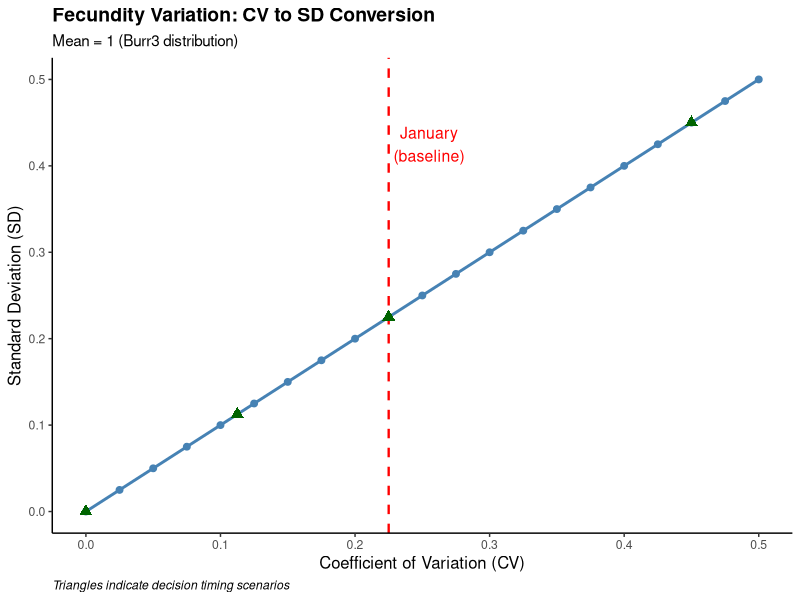

Reproduce this figure in R.
################################################################################
# Fecundity Variation Analysis
# Coefficient of Variation (CV) to Standard Deviation (SD) Conversion
################################################################################
# Purpose: Explore how changes in CV affect fecundity variation for wild turkey
#          population models across different decision timing scenarios
# Author: Veronica A. Winter
# Date: Janaury 2026
################################################################################

library(ggplot2)

# Parameters ------------------------------------------------------------------
mean_fecundity <- 1  # Burr3 distribution has mean = 1
cvw_january <- 1.116 / 4.96  # Current January CV value

# Calculate derived values
sd_january <- cvw_january * mean_fecundity  # SD = CV * mean
se_january <- sd_january / sqrt(1)  # SE = SD / sqrt(n), n=1

# Display current parameters --------------------------------------------------
cat("Current January Parameters\n")
cat("==========================\n")
cat(sprintf("  Mean fecundity: %.4f\n", mean_fecundity))
cat(sprintf("  CV:             %.4f\n", cvw_january))
cat(sprintf("  SD:             %.4f\n", sd_january))
cat(sprintf("  SE:             %.4f\n\n", se_january))

# Explore range of CV values -------------------------------------------------
cv_values <- seq(0, 0.5, by = 0.025)

cv_results <- data.frame(
  cv = cv_values,
  sd = cv_values * mean_fecundity,
  se = (cv_values * mean_fecundity) / sqrt(1)
)

cat("\nCV to SD Conversion Table\n")
cat("=========================\n")
print(cv_results, row.names = FALSE)

# Scenario comparison ---------------------------------------------------------
comparison <- data.frame(
  scenario = c("September (known)", 
               "April (low var)",
               "April (high var)", 
               "January (baseline)",
               "Doubled variation"),
  cv = c(0, 
         cvw_january * 0.5, 
         cvw_january * 2.0,
         cvw_january, 
         cvw_january * 2),
  multiplier = c(0, 0.5, 2.0, 1.0, 2.0)
)

comparison$sd <- comparison$cv * mean_fecundity
comparison$se <- comparison$sd / sqrt(1)

cat("\n\nScenario Comparison\n")
cat("===================\n")
print(comparison, row.names = FALSE)

# Visualization ---------------------------------------------------------------
p <- ggplot(cv_results, aes(x = cv, y = sd)) +
  geom_line(linewidth = 1, color = "steelblue") +
  geom_point(size = 2, color = "steelblue") +
  geom_vline(xintercept = cvw_january, 
             linetype = "dashed", 
             color = "red", 
             linewidth = 0.8) +
  annotate("text", 
           x = cvw_january + 0.03, 
           y = max(cv_results$sd) * 0.85, 
           label = "January\n(baseline)", 
           color = "red",
           size = 4) +
  # Add scenario markers
  geom_point(data = comparison, 
             aes(x = cv, y = sd), 
             color = "darkgreen", 
             size = 3, 
             shape = 17) +
  labs(x = "Coefficient of Variation (CV)",
       y = "Standard Deviation (SD)",
       title = "Fecundity Variation: CV to SD Conversion",
       subtitle = "Mean = 1 (Burr3 distribution)",
       caption = "Triangles indicate decision timing scenarios") +
  theme_classic() +
  theme(plot.title = element_text(face = "bold", size = 14),
        axis.title = element_text(size = 12),
        plot.caption = element_text(hjust = 0, face = "italic"))

print(p)

# Save plot (optional) --------------------------------------------------------
# ggsave("fecundity_cv_analysis.png", p, width = 8, height = 6, dpi = 300)

# Summary statistics ----------------------------------------------------------
cat("\n\nSummary Statistics\n")
cat("==================\n")
cat(sprintf("CV range explored: %.4f to %.4f\n", 
            min(cv_values), max(cv_values)))
cat(sprintf("SD range: %.4f to %.4f\n", 
            min(cv_results$sd), max(cv_results$sd)))
cat(sprintf("\nJanuary baseline:\n"))
cat(sprintf("  CV = %.4f corresponds to SD = %.4f\n", cvw_january, sd_january))
cat(sprintf("\nApril scenarios:\n"))
cat(sprintf("  Low variation (50%%):  CV = %.4f, SD = %.4f\n", 
            cvw_january * 0.5, cvw_january * 0.5))
cat(sprintf("  High variation (200%%): CV = %.4f, SD = %.4f\n", 
            cvw_january * 2.0, cvw_january * 2.0))

################################################################################
# Notes:
# - CV (Coefficient of Variation) = SD / mean
# - For mean = 1, CV = SD numerically, but they represent different concepts
# - September: cvw = 0 (known recruitment, no variation)
# - January: cvw = baseline (1.116 / 4.96 ≈ 0.225)
# - April Low: cvw = 0.5 × baseline (reduced uncertainty with weather model)
# - April High: cvw = 2.0 × baseline (increased uncertainty)
################################################################################
